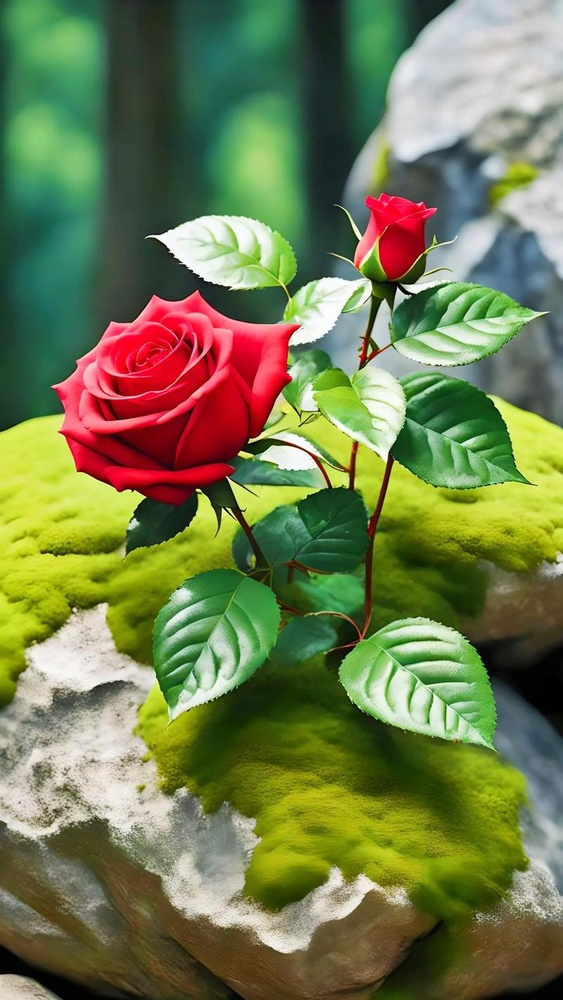
#> input picture day23/课堂代码/day23/hmg.jpeg, 563 x 1000 px, shrunk from 800 x 1422 before the run
$ python '04-图像旋转.py'
#> lines starting #> are read from the running program, lines starting #| are printed output that depends on the picture
"""
为了找到此转换矩阵，OpenCV提供了一个函数cv2.getRotationMatrix2D(center, angle, scale)

"""
import cv2

img = cv2.imread("hmg.jpeg")
#> img is the input picture: shape (1000, 563, 3); mean B, G, R 78.4, 124.1, 113.8
h, w, _ = img.shape
#> h = 1000; w = 563

# 获取旋转和缩放的 变换矩阵
m = cv2.getRotationMatrix2D((0, 0), 10, 0.2)

dst_img = cv2.warpAffine(img, m, (w, h))
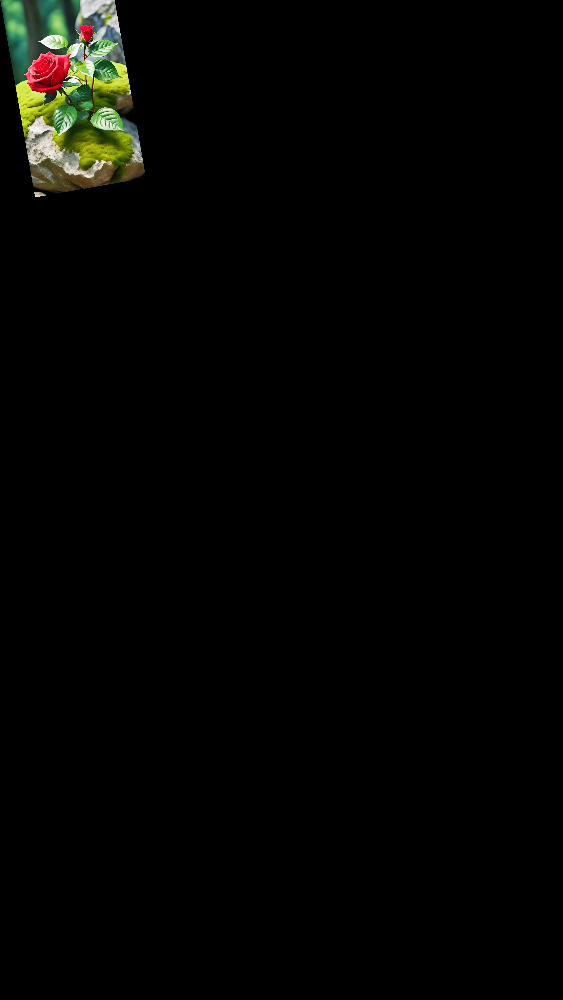
#> dst_img: shape (1000, 563, 3); mean B, G, R 2.9, 4.7, 4.3

cv2.imshow("win", dst_img)
cv2.waitKey(0)
cv2.destroyAllWindows()
